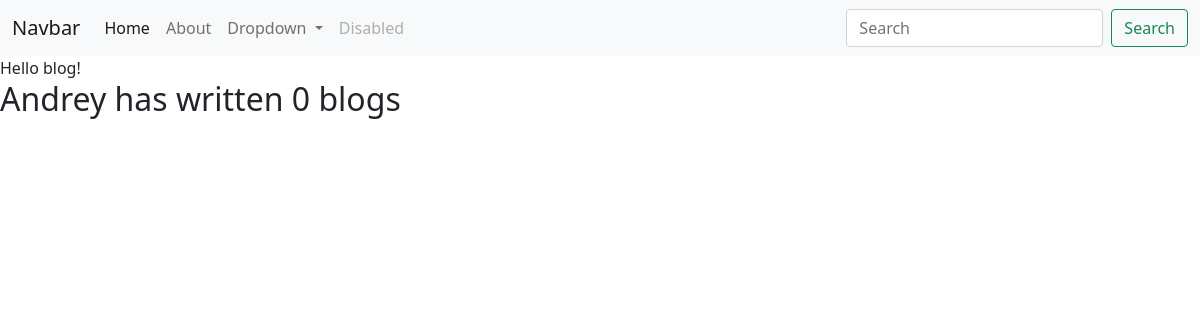
The page /blog/ on the database as committed earlier.
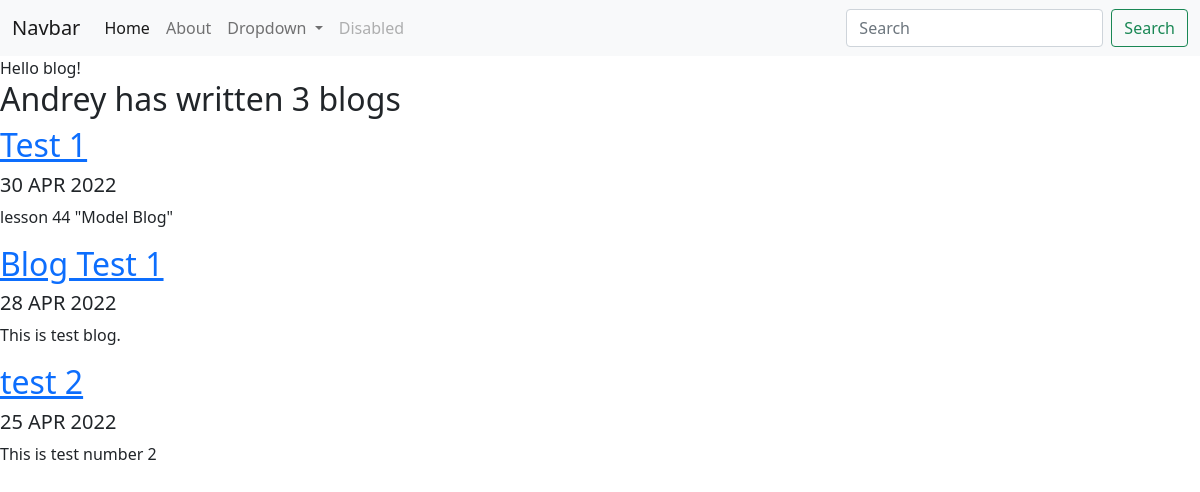
The same page on the database as committed later.
### blog/models.py (models this page shows, shortened)
class Blog(models.Model):
    title = models.CharField(max_length=200)
    description = models.TextField()
    date = models.DateField()

### blog/views.py (the view)
# urls.py: path('', views.all_blogs, name='all_blogs'),
def all_blogs(request):
    blogs = Blog.objects.order_by('-date')[:5]
    return render(request, 'blog/all_blogs.html', {'blogs': blogs})

### blog/templates/blog/all_blogs.html
{% extends 'portfolio/base.html' %}
{% block content %}
Hello blog!
<h2>Andrey has written {{ blogs.count }} blog{{ blogs.count|pluralize }}</h2>
{% for blog in blogs %}
<a href="{% url 'blog:detail' blog.id %}"><h2>{{ blog.title }}</h2></a>
<h5>{{ blog.date |date:'d M Y' |upper }}</h5>
<p>{{ blog.description |safe |truncatechars:70}}</p>
{% endfor %}
{% endblock %}

Rows that differ between the two databases and show on the page:
added Blog: title "Test 1", date "30 APR 2022", description "lesson 44 \"Model Blog\""
added Blog: title "Blog Test 1", date "28 APR 2022", description "This is test blog."
added Blog: title "test 2", date "25 APR 2022", description "This is test number 2"
Other text that changed with them:
{{ blogs.count }}: "0" → "3"
